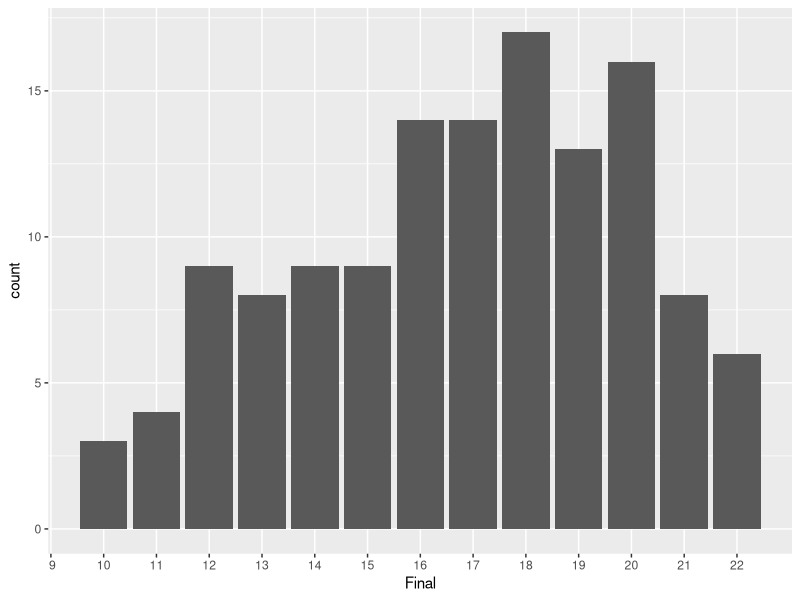

This figure's R source:
## don't forget to set your working directory to moodle_data
library("dplyr") # to get access to pipes and data processing functions
library("tidyr") # because we'll need to reshape the data
library("ggplot2") # for visualization

users <- read.csv("users.csv", stringsAsFactors = FALSE,
   colClasses = rep("character", 3))

hwk <- read.csv("homework.csv", stringsAsFactors = FALSE,
                colClasses = c("character", "integer",
                               "character", "integer"))

## extract each student's "top 7" scores
top_7 <- hwk %>%
    group_by(SID) %>%
    arrange(desc(points)) %>%
    slice(1:7) %>% ungroup()

hwk_grades <- top_7 %>% 
    group_by(SID) %>% 
    summarize(mpoints = mean(points))

mscale <- read.csv("scale.csv", stringsAsFactors = FALSE)

hwk_grades2 <- hwk_grades %>%
    mutate(points = as.integer(round(mpoints)))  
## note: round() uses "go to the even number" rule for
## dealing with .5 values

hwk_marks <- inner_join(hwk_grades2, mscale, "points")

write.csv(hwk_marks, "homework_mark.csv", row.names = FALSE)

hwk_wide <- hwk %>% select(-mark) %>%
    spread(HWID, points)

exam <- read.csv("exam.csv", stringsAsFactors = FALSE,
          colClasses = c("character", "character", "integer"))

grades <- inner_join(hwk_marks, exam, "SID") %>%
    select(SID, Homework = points.x, Exam = points.y) %>%
    mutate(Final = as.integer(round(.6 * Exam + .4 * Homework))) %>%
    inner_join(mscale, c(Final = "points"))

ggplot(grades, aes(Final)) + geom_bar() +
    scale_x_discrete(limits = 1:22)

anti_join(hwk_marks, exam, "SID")

filter(users, ID.number == "4243474")
